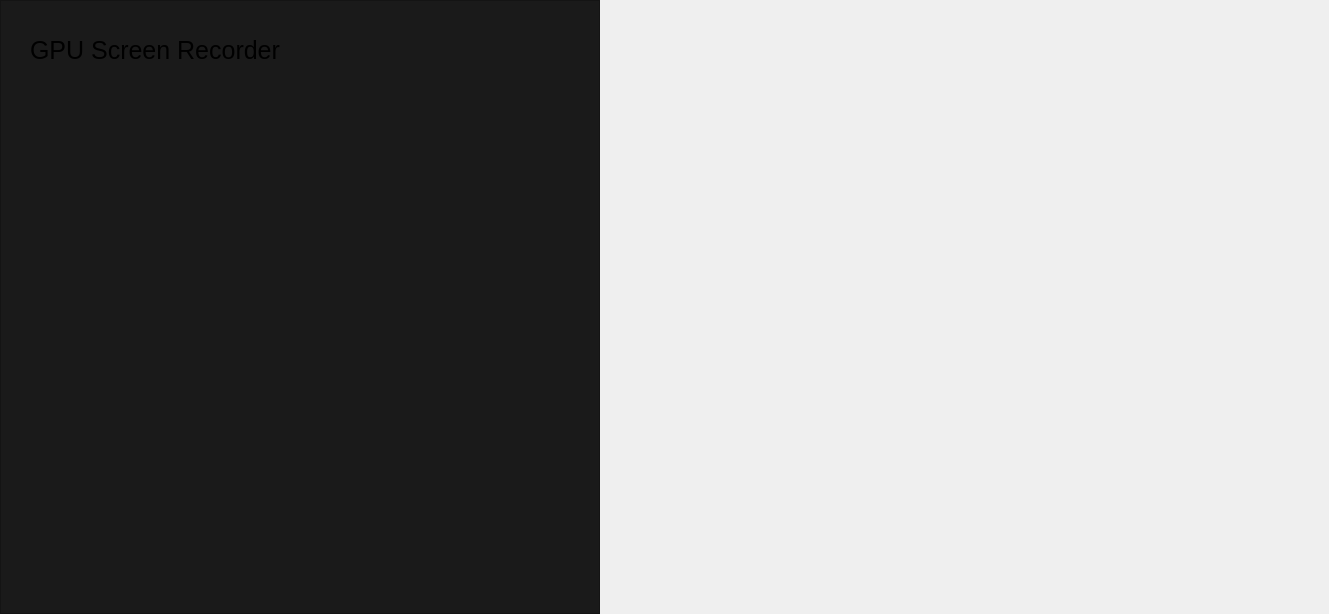
<?xml version="1.0" encoding="UTF-8"?>
<ui version="4.0">
 <class>RootOverlayWindow</class>
 <widget class="QMainWindow" name="RootOverlayWindow">
  <property name="geometry">
   <rect>
    <x>0</x>
    <y>0</y>
    <width>1329</width>
    <height>614</height>
   </rect>
  </property>
  <property name="windowTitle">
   <string>RootOverlayWindow</string>
  </property>
  <property name="styleSheet">
   <string notr="true">padding: 0;</string>
  </property>
  <widget class="QWidget" name="centralwidget">
   <property name="styleSheet">
    <string notr="true">padding: 0;</string>
   </property>
   <layout class="QHBoxLayout" name="horizontalLayout_2">
    <property name="spacing">
     <number>0</number>
    </property>
    <property name="leftMargin">
     <number>0</number>
    </property>
    <property name="topMargin">
     <number>0</number>
    </property>
    <property name="rightMargin">
     <number>0</number>
    </property>
    <property name="bottomMargin">
     <number>0</number>
    </property>
    <item>
     <layout class="QHBoxLayout" name="horizontalLayout">
      <property name="spacing">
       <number>0</number>
      </property>
      <item>
       <widget class="QFrame" name="mainFrame">
        <property name="minimumSize">
         <size>
          <width>600</width>
          <height>0</height>
         </size>
        </property>
        <property name="maximumSize">
         <size>
          <width>600</width>
          <height>16777215</height>
         </size>
        </property>
        <property name="styleSheet">
         <string notr="true">background-color: #1a1a1a;</string>
        </property>
        <property name="frameShape">
         <enum>QFrame::Shape::StyledPanel</enum>
        </property>
        <property name="frameShadow">
         <enum>QFrame::Shadow::Raised</enum>
        </property>
        <layout class="QVBoxLayout" name="verticalLayout_2">
         <item>
          <layout class="QVBoxLayout" name="verticalLayout">
           <property name="spacing">
            <number>10</number>
           </property>
           <property name="leftMargin">
            <number>10</number>
           </property>
           <property name="topMargin">
            <number>10</number>
           </property>
           <property name="rightMargin">
            <number>10</number>
           </property>
           <property name="bottomMargin">
            <number>10</number>
           </property>
           <item>
            <layout class="QHBoxLayout" name="horizontalLayout_3">
             <property name="leftMargin">
              <number>10</number>
             </property>
             <property name="topMargin">
              <number>10</number>
             </property>
             <property name="rightMargin">
              <number>10</number>
             </property>
             <property name="bottomMargin">
              <number>10</number>
             </property>
             <item>
              <widget class="QLabel" name="titleLabel">
               <property name="font">
                <font>
                 <pointsize>19</pointsize>
                 <bold>false</bold>
                </font>
               </property>
               <property name="text">
                <string>GPU Screen Recorder</string>
               </property>
              </widget>
             </item>
             <item>
              <spacer name="horizontalSpacer_2">
               <property name="orientation">
                <enum>Qt::Orientation::Horizontal</enum>
               </property>
               <property name="sizeHint" stdset="0">
                <size>
                 <width>20</width>
                 <height>20</height>
                </size>
               </property>
              </spacer>
             </item>
             <item>
              <widget class="QPushButton" name="closeButton">
               <property name="minimumSize">
                <size>
                 <width>40</width>
                 <height>40</height>
                </size>
               </property>
               <property name="maximumSize">
                <size>
                 <width>40</width>
                 <height>40</height>
                </size>
               </property>
               <property name="text">
                <string/>
               </property>
               <property name="icon">
                <iconset theme="QIcon::ThemeIcon::WindowClose"/>
               </property>
               <property name="flat">
                <bool>true</bool>
               </property>
              </widget>
             </item>
            </layout>
           </item>
           <item>
            <spacer name="verticalSpacer">
             <property name="orientation">
              <enum>Qt::Orientation::Vertical</enum>
             </property>
             <property name="sizeHint" stdset="0">
              <size>
               <width>20</width>
               <height>40</height>
              </size>
             </property>
            </spacer>
           </item>
          </layout>
         </item>
        </layout>
       </widget>
      </item>
      <item>
       <spacer name="horizontalSpacer">
        <property name="orientation">
         <enum>Qt::Orientation::Horizontal</enum>
        </property>
        <property name="sizeHint" stdset="0">
         <size>
          <width>40</width>
          <height>20</height>
         </size>
        </property>
       </spacer>
      </item>
     </layout>
    </item>
   </layout>
  </widget>
 </widget>
 <resources/>
 <connections/>
</ui>
